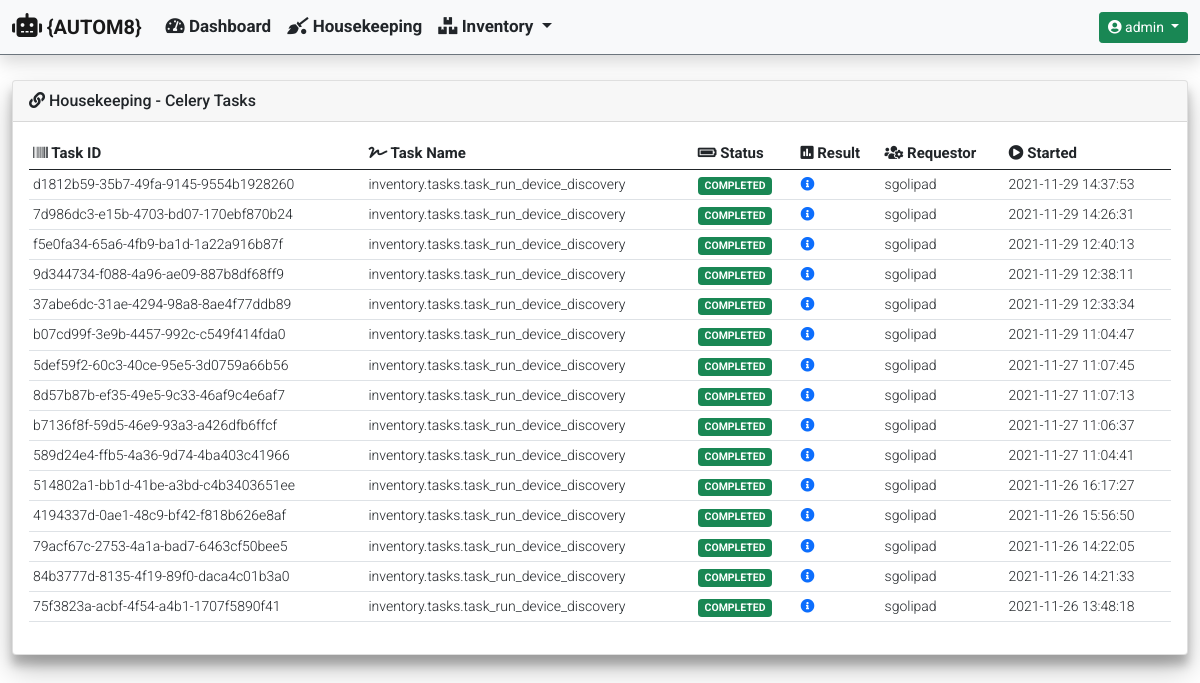
The app's page /housekeeping/ (signed in), older data.
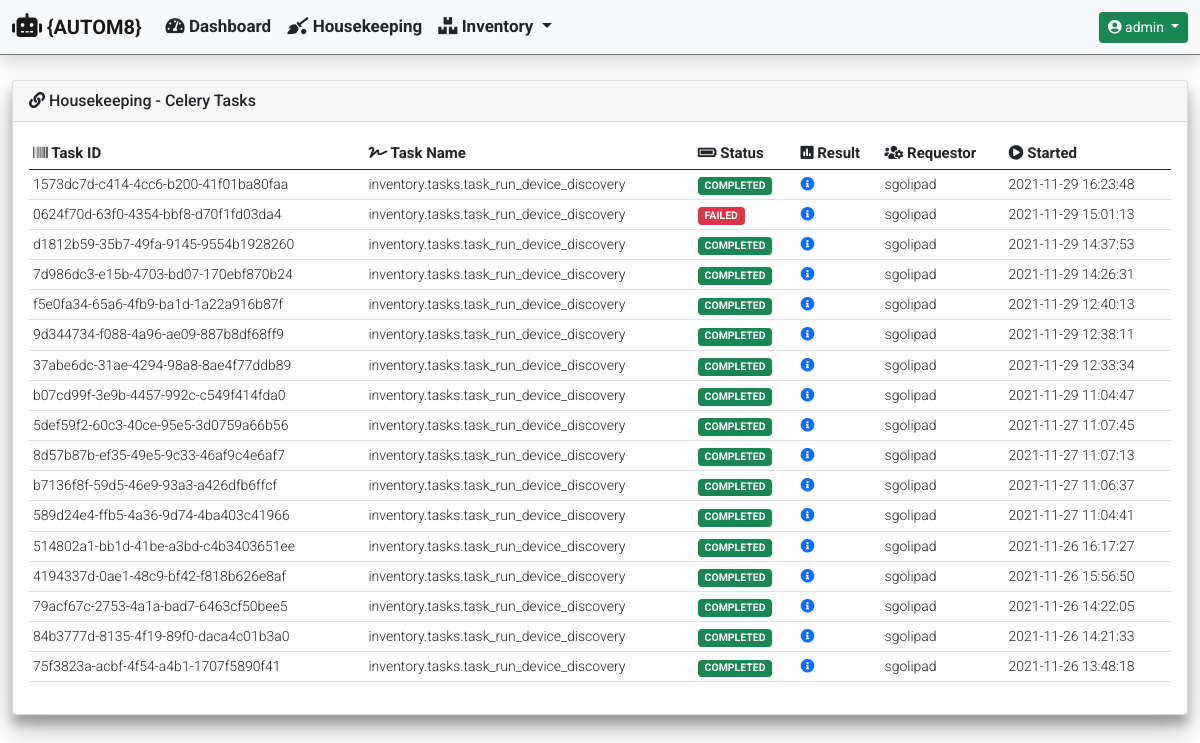
The same page, newer data.
### housekeeping/models.py (models this page shows)
class CeleryJobResults(models.Model):
    task_id = models.UUIDField(
        primary_key=True,
        default=uuid.uuid4,
        max_length=255
    )
    task_name = models.CharField(max_length=255)
    task_status = models.CharField(max_length=255)
    task_result = models.CharField(max_length=255)
    task_requested_by = models.CharField(max_length=255)
    start_time = models.DateTimeField()

### housekeeping/views.py (the view)
def housekeeping_celery_tasks(request):
    hostname = 'celery@' + str(gethostname())
    tasks = current_app.control.inspect([hostname])
    tasks_list = CeleryJobResults.objects.all().order_by('-start_time')
    context = {
            'title': 'Housekeeping - Celery Tasks',
            'card_header': 'Housekeeping - Celery Tasks',
            'data': {
                'tasks_list': tasks_list
            }
        }
    if tasks.stats():
        data = {
            'celery_information': {
                'celery_statistics': tasks.stats(),
                'registered_tasks': tasks.registered_tasks()[hostname],
                'scheduled_tasks': tasks.scheduled()[hostname],
                'active_tasks': tasks.active()[hostname],
                'reserved_tasks': tasks.reserved()
            }
        }
        context['data'].update(data)
        return render(
            request,
            'housekeeping/housekeeping_celery_tasks.html',
            context
        )
    else:
        return render(
                request,
                'housekeeping/housekeeping_celery_tasks.html',
                context
            )

### templates/housekeeping/housekeeping_celery_tasks.html (shortened to what this page needs)
{% extends "base_template/base.html"%}
{% block content %}
{% if data.tasks_list %}
<div class="col-md-12">
    <div class="table-responsive rounded">
        <table id="celery_completed_tasks" class="table table-hover table-sm" style="width:100%">
            <thead>
                <tr>
                    <th><i class="fas fa-barcode"></i> Task ID</th>
                    <th><i class="fas fa-signature"></i> Task Name</th>
                    <th><i class="fas fa-battery-full"></i> Status</th>
                    <th><i class="fas fa-poll"></i> Result</th>
                    <th><i class="fas fa-users-cog"></i> Requestor</th>
                    <th><i class="fas fa-play-circle"></i> Started</th>
                </tr>
            </thead>
            <tbody>
                {% for completed_task in data.tasks_list %}
                <tr>
                    <td>{{ completed_task.task_id }}</td>
                    <td>{{ completed_task.task_name }}</td>
                    <td>
                        {% if 'COMPLETED' in completed_task.task_status %}
                            <span class="badge bg-success">{{ completed_task.task_status }}</span>
                        {% else %}
                            <span class="badge bg-danger">{{ completed_task.task_status }}</span>
                        {% endif %}
                    </td>
                    <td>
                        <a href="#" data-bs-toggle="modal" data-bs-target="#task_result_modal">
                            <i class="fas fa-info-circle"></i>
                        </a>
                    </td>
                    <td>{{ completed_task.task_requested_by }}</td>
                    <td>{{ completed_task.start_time|date:"Y-m-d H:i:s" }}</td>
                </tr>
                {% endfor %}
            </tbody>
        </table>
    </div>
</div>
{% endif %}
{% endblock %}

Row changes from the older to the newer data that the page shows:
added CeleryJobResults: task_id "1573dc7d-c414-4cc6-b200-41f01ba80faa", task_name "inventory.tasks.task_run_device_discovery", task_status "COMPLETED", task_requested_by "sgolipad", start_time "2021-11-29 16:23:48"
added CeleryJobResults: task_id "0624f70d-63f0-4354-bbf8-d70f1fd03da4", task_name "inventory.tasks.task_run_device_discovery", task_status "FAILED", task_requested_by "sgolipad", start_time "2021-11-29 15:01:13"
